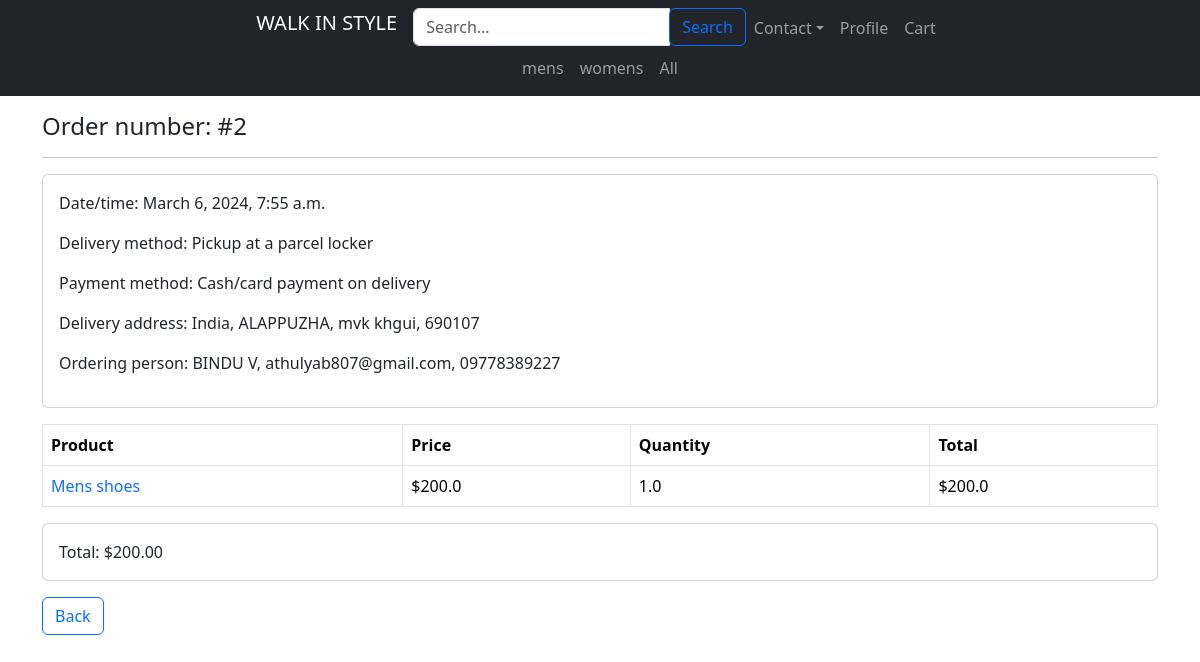
The page /user_order/2/ (signed in) on the database its author committed.
### products/models.py (models this page shows, shortened)
class Category(models.Model):
    name = models.CharField(max_length=255, blank=False, null=False)
    class Meta:
        verbose_name_plural = "Categories"

class Order(models.Model):
    DELIVERY_METHODS = [
        ((1, 'Courier delivery')),
        ((2, 'Pickup at a parcel locker')),
        ((3, 'Personal pickup')),
    ]
    PAYMENT_METHODS = [
        ((1, 'Cash/card payment on delivery')),
        ((2, 'Online payment by credit card')),
        ((3, 'Traditional money transfer')),
    ]
    user = models.ForeignKey("users.User", on_delete=models.CASCADE, related_name='order_user', blank=True, null=True)
    first_name_order = models.CharField(max_length=255, blank=False, null=False)
    last_name_order = models.CharField(max_length=255, blank=False, null=False)
    delivery_method_order = models.IntegerField(choices=DELIVERY_METHODS, default=1, blank=False, null=False)
    payment_method_order = models.IntegerField(choices=PAYMENT_METHODS, default=1, blank=False, null=False)
    country_order = models.CharField(max_length=255, blank=False, null=False)
    city_order = models.CharField(max_length=255, blank=False, null=False)
    street_order = models.CharField(max_length=255, blank=False, null=False)
    house_number_order = models.CharField(max_length=255, blank=False, null=False)
    zip_code_order = models.CharField(max_length=255, blank=False, null=False)
    phone_number_order = models.CharField(max_length=255, blank=False, null=False)
    email_order = models.EmailField(max_length=255, blank=False, null=False)
    date_time_order = models.DateTimeField(default=timezone.now, blank=False, null=False)

class OrderProduct(models.Model):
    product = models.ForeignKey("products.Product", on_delete=models.CASCADE, related_name='orderproduct_product', blank=False, null=False)
    quantity = models.FloatField(default=1.0, blank=False, null=False)
    order_id = models.ForeignKey("products.Order", on_delete=models.CASCADE, related_name='orderproduct_order_id', blank=True, null=True)
    @property
    def get_total(self):
        total = self.product.price * self.quantity
        return total

class Product(models.Model):
    category = models.ForeignKey("products.Category", on_delete=models.CASCADE, related_name='product_category', blank=False, null=False)
    name = models.CharField(max_length=255, blank=False, null=False)
    image = models.ImageField(upload_to=get_image_filepath, default=get_default_image, storage=OverriteFile(), blank=False, null=False)
    description = models.CharField(max_length=1024, blank=True, null=True)
    price = models.FloatField(max_length=64, blank=False, null=False)
    is_recommended = models.BooleanField(default=True)
    created_date_time = models.DateTimeField(default=timezone.now, blank=False, null=False)
    is_visible = models.BooleanField(default=True)

### products/views.py (the view)
# urls.py: path('user_order/<int:pk>/', views.user_order, name='user_order'),
def user_order(request, pk):
    order = Order.objects.get(pk=pk)
    if order.user == request.user:
            order_products = OrderProduct.objects.filter(order_id=order)
            cart_total = OrderProduct.objects.filter(order_id=order).annotate(orderproduct_total=F('product__price') * F('quantity')).aggregate(total=Sum('orderproduct_total'))['total']
            context = {
                'order': order,
                'order_products': order_products,
                'cart_total': cart_total
            }
            return render(request, 'user_order.html', context=context)
    else:
        return redirect('home')

### products/context_processors.py (called while the page is built)
def categories(request):
    return {'categories': Category.objects.all()}

### products/templates/user_order.html
{% extends 'base.html' %}
{% block content %}
<div class="container pt-3 min-vh-100">
    <h4>Order number: #{{ order.pk }}</h4>
    <hr class="hr" />
    <div class="card">
        <div class="card-body">
            <ul class="list-inline">
              <p>Date/time: {{ order.date_time_order }}</p>
              <p>Delivery method: {{ order.get_delivery_method_order_display }}</p>
              <p>Payment method: {{ order.get_payment_method_order_display }}</p>
              <p>Delivery address: {{ order.country_order }}, {{ order.city_order }}, {{  order.street_order }} {{  order.house_number_order }}, {{  order.zip_code_order }}</p>
              <p>Ordering person: {{ order.first_name_order }} {{ order.last_name_order }}, {{ order.email_order }}, {{ order.phone_number_order }}</p>
            </ul>
        </div>
    </div>
    <table class="table table-bordered my-3">
        <thead>
            <tr>
                <th class="col">Product</th>
                <th class="col">Price</th>
                <th class="col">Quantity</th>
                <th class="col">Total</th>
            </tr>
        </thead>
        <tbody>
            {% for item in order_products %}
            <tr>
                <td>
                    <a class="text-decoration-none text-primary" href="{% url 'product' item.product.pk %}">{{ item.product.name }}</a>
                </td>
                <td>${{ item.product.price }}</td>
                <td>{{ item.quantity }}</td>
                <td>${{ item.get_total }}</td>
            </tr>
            {% endfor %}
        </tbody>
    </table>
    <div class="card my-3">
        <div class="card-body">
              <span>Total: ${{ cart_total|floatformat:2 }}</span>
        </div>
    </div>
    <a class="btn btn-outline-primary" href="{% url 'profile' %}">Back</a>
</div>
{% endblock %}

### products/templates/base.html (shortened to what this page needs)
<!DOCTYPE html>
<html lang="en">
<head>
    <link href="https://cdn.jsdelivr.net/npm/bootstrap@5.3.1/dist/css/bootstrap.min.css" rel="stylesheet"
>
</head>
<body>
    <nav class="navbar navbar-expand navbar-dark bg-dark">
        <div class="container flex-column">
            <div class="col-12 d-flex justify-content-center align-items-center">
                <ul class="navbar-nav">
                    <li class="nav-item">
                        <a class="navbar-brand" href="{% url 'home' %}">WALK IN STYLE</a>
                    </li>
                    <li>
                        <form method="POST" action="{% url 'search' %}" enctype="multipart/form-data">
                            <div class="input-group">
                                <input name="searched" type="text" class="form-control" placeholder="Search...">
                                <span class="input-group-append">
                                    <button class="btn btn-outline-primary">Search</button>
                                </span>
                            </div>
                        </form>
                    </li>
                    <li class="navbar-item">
                        <div class="dropdown">
                            <a class="btn dropdown-toggle nav-link" href="#" role="button" data-bs-toggle="dropdown" aria-expanded="false">Contact</a>
                          </div>
                    </li>
                    <li class="navbar-item">
                        <a class="nav-link" href="{% url 'profile' %}">Profile</a>
                    </li>
                    <li class="navbar-item">
                        <a class="nav-link" href="{% url 'cart' %}">Cart</a>
                    </li>
                </ul>
            </div>
            <ul class="navbar-nav">
                {% for item in categories|slice:":6" %}
                <li class="navbar-item">
                    <a class="nav-link" href="{% url 'category_products' item.pk %}">{{ item.name }}</a>
                </li>
                {% endfor %}
                <li class="navbar-item">
                    <a class="nav-link" href="{% url 'categories_all' %}">All</a>
                </li>
            </ul>
        </div>
    </nav>
    {% block content %}
    {% endblock %}
</body>
</html>

### rows shown on the page
Category: name "mens"
Category: name "womens"
Order: pk "2", date_time_order "March 6, 2024, 7:55 a.m.", delivery_method_order "Pickup at a parcel locker", payment_method_order "Cash/card payment on delivery", country_order "India", city_order "ALAPPUZHA", street_order "mvk", house_number_order "khgui", zip_code_order "690107", first_name_order "BINDU", last_name_order "V", email_order "athulyab807@gmail.com", phone_number_order "09778389227"
OrderProduct: product.name "Mens shoes", product.price "200.0", quantity "1.0", get_total "200.0"

### other values the page prints
{{ cart_total|floatformat:2 }} "200.00"
